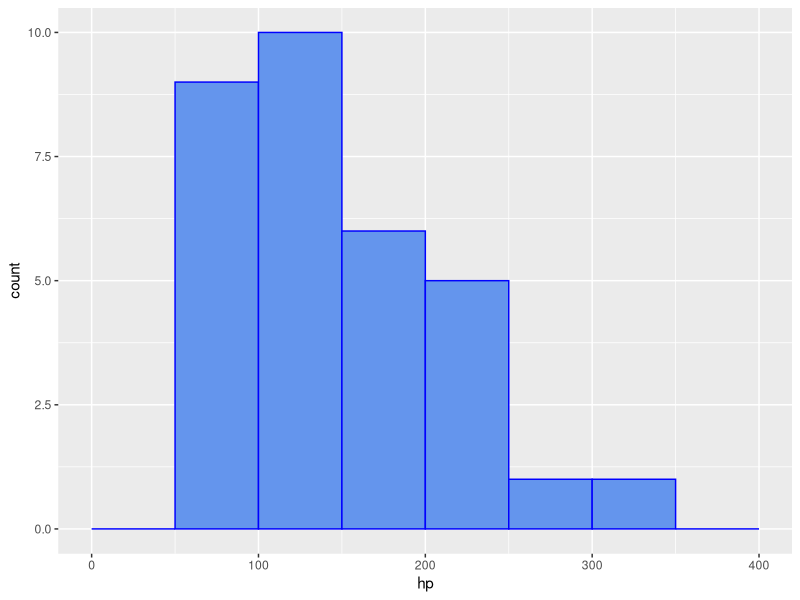
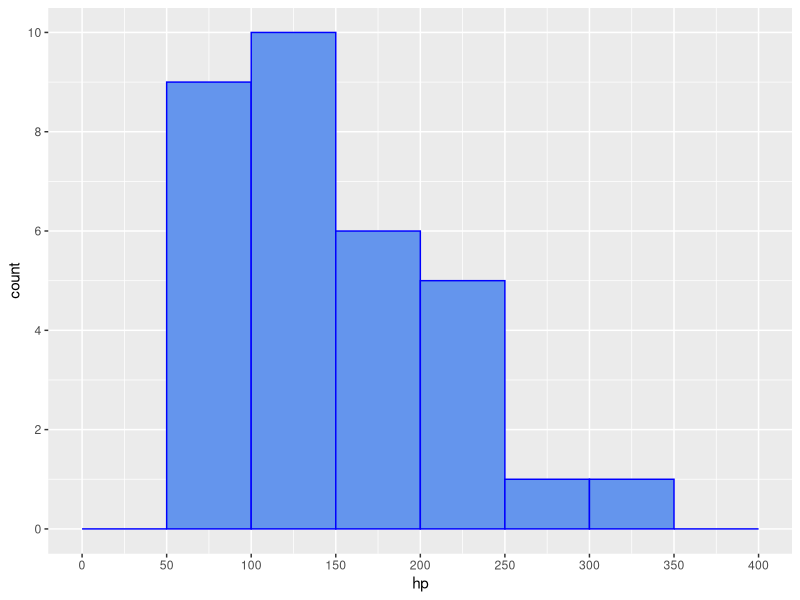
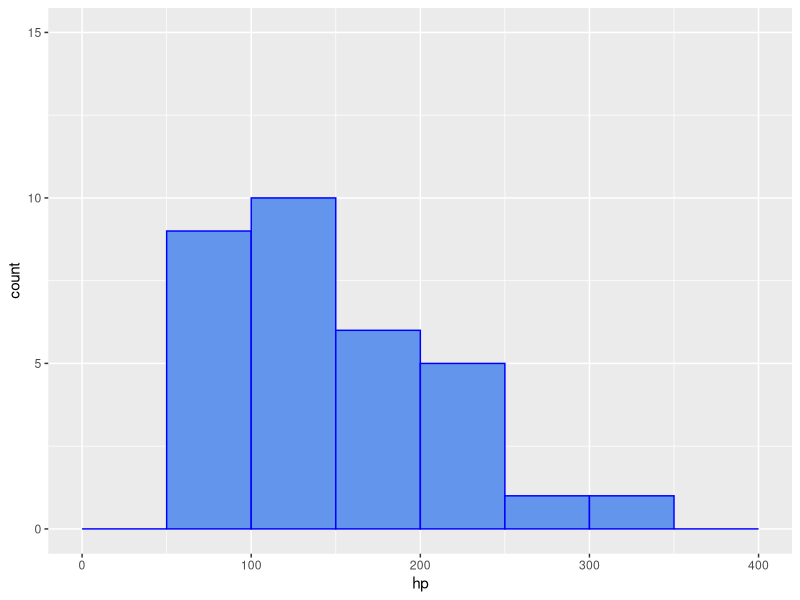
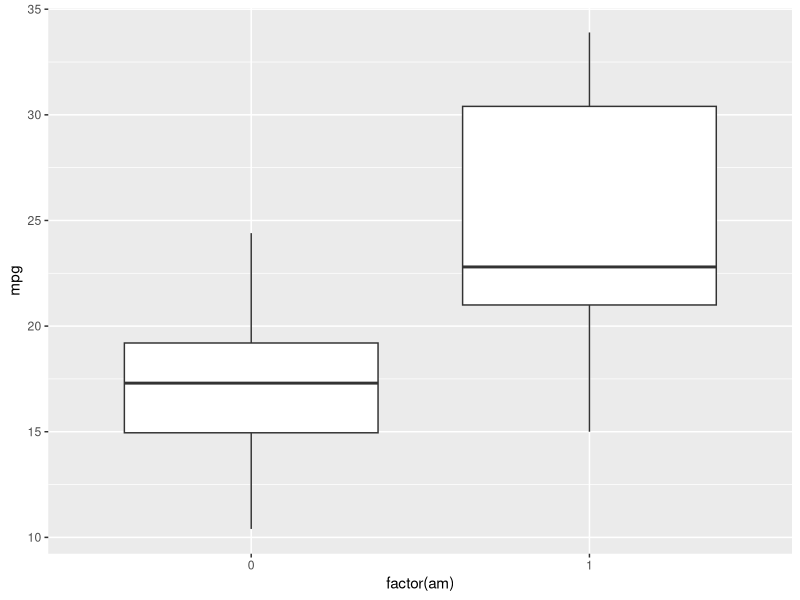
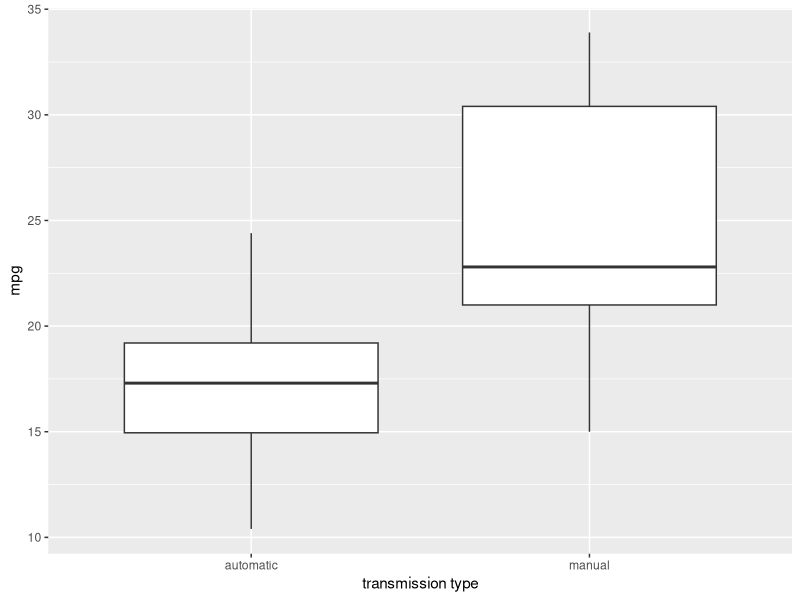

Generate these figures, in order, with R: (Note: this script raises an error after producing the figures.)
## ---- chunk 1
knitr::opts_chunk$set(echo = TRUE, error = TRUE,
                      dev = "svg")
## ---- chunk 2
library(tidyverse)
ggplot(mtcars, aes(x = hp)) +
  geom_histogram(breaks = seq(0, 400, 50),
                 color = "blue", fill = "cornflowerblue")
## ---- chunk 3
ggplot(mtcars, aes(x = hp)) +
  geom_histogram(breaks = seq(0, 400, 50),
                 color = "blue", fill = "cornflowerblue") +
  scale_x_continuous(breaks = seq(0, 400, 50)) +
  scale_y_continuous(breaks = seq(0, 10, 2))
## ---- chunk 4
ggplot(mtcars, aes(x = hp)) +
  geom_histogram(breaks = seq(0, 400, 50),
                 color = "blue", fill = "cornflowerblue") +
  scale_y_continuous(limits = c(0, 15))
## ---- chunk 5
ggplot(mtcars, aes(x = factor(am), y = mpg)) + 
  geom_boxplot()
## ---- chunk 6
ggplot(mtcars, aes(x = factor(am), y = mpg)) + 
  geom_boxplot() + 
  scale_x_discrete(name = "transmission type",
                   labels = c("0" = "automatic", "1" = "manual"))
## ---- chunk 7
#| warning: true
#| error: true
ggplot(mtcars, aes(x = factor(am), y = mpg)) + 
  geom_boxplot() + 
  scale_x_continuous(name = "transmission type",
                   labels = c("0" = "automatic", "1" = "manual"))
## ---- chunk 8
#| warning: true
#| error: true
ggplot(mtcars, aes(x = factor(am), y = mpg)) + 
  geom_boxplot() + 
  scale_y_discrete(limits = c(0, 40))

## ---- chunk 9
ggplot(mtcars, aes(x = wt, y = mpg, color = factor(am))) +
  geom_point() +
  scale_color_manual(values = c("#FF8146", "#009BFF"))
## ---- chunk 10
ggplot(mtcars, aes(x = wt, y = mpg, color = factor(am))) +
  geom_point() +
  scale_color_brewer(palette = "Set1")
## ---- chunk 11
library(ggthemes)
ggplot(mtcars, aes(x = wt, y = mpg, color = factor(am))) +
  geom_point() +
  scale_color_colorblind()
## ---- chunk 12
ggplot(mtcars, aes(x = wt, y = mpg,
                   color = factor(am))) +
  geom_point() +
  scale_fill_manual(values = c("orange", "black"))
## ---- chunk 13
ggplot(mtcars, aes(x = mpg, y = factor(gear))) +
  geom_boxplot() +
  coord_flip()
## ---- chunk 14
ggplot(mtcars, aes(x = mpg, y = factor(gear))) + geom_boxplot() + 
  scale_x_continuous(name = "Miles per gallon") + 
  coord_flip()
## ---- chunk 15
ggplot(mtcars, aes(x = factor(gear), y = mpg)) +
  geom_boxplot() +
  scale_y_continuous(name = "Miles per gallon")
